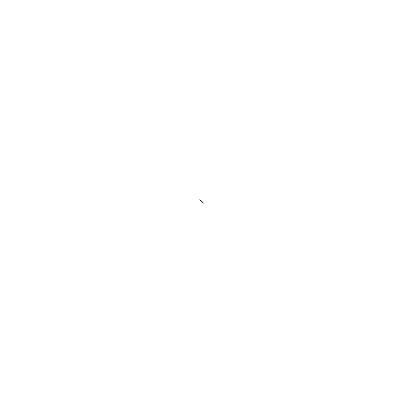
Frame 1 (no input)
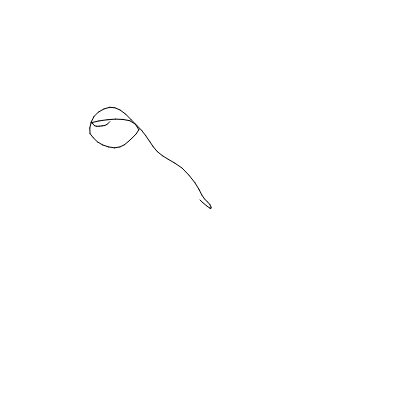
Frame 60 (no input)
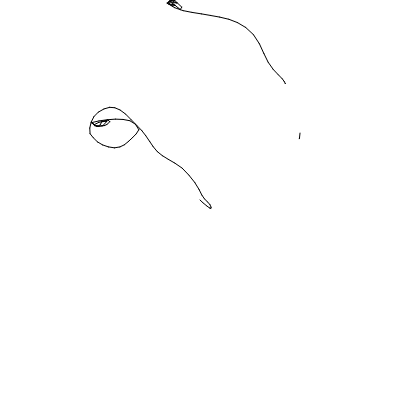
Frame 120 (the mouse pressed at the canvas centre since frame 60)

The p5.js sketch that drew these frames (run headless with seeded random() and noise() and a simulated clock; from frame 60 on, the mouse is pressed at the canvas centre):

// p5.js sketch
// ── sketch.js
let x = 200;
let y = 200;
let step = 10;
let xs = [x];
let ys = [y];
let nk=0;
let nj=0;

function setup() {
  createCanvas(400, 400);
  background(255);
}

function keyPressed() {
  loop();
}

function drawx() {
  rect(0,0,width/2,height/2);
  console.log(screenPercent());
  noLoop(); 

}
function draw() {
  let x1,
    y1,
    tries = 0;
  while (!x1 || intersectsAny(x, y, x1, y1)) {
    //x1 = x + random(-step, step);
    //y1 = y + random(-step, step);
    x1 = x + map(noise(nk+=.05),0,1,-step,step);
    y1 = y + map(noise(nj+=.06),0,1,-step,step);
    step = map(tries, 0, 50, 20, 1);

    if (++tries > 50) {
      x = random(1, width - 1);
      y = random(1, height - 1);
      let sp = screenPercent();
      if (sp >= 20) {
        noLoop();
        console.log('done');
      }
      console.log(sp);
      
      return;
    }
    
    //step = map(tries, 0, 100, 10, 1);
    //stroke(0,map(tries, 0, 100, 200, 50);
  }
  fill(0);
  line(x, y, x1, y1);
  xs.push(x1);
  ys.push(y1);
  x = x1;
  y = y1;
}

function screenPercent() {
  let count = 0,
    total = 0;
  loadPixels();
  const d = pixelDensity();

  for (let x = 0; x < width; x++) {
    for (let y = 0; y < height; y++) {
      const i = 4 * d * (y * d * width + x);
      const [r, g, b] = [pixels[i], pixels[i + 1], pixels[i + 2]];
      total++;
      if (r === 0) count++;
    }
  }
  return count / total * 100;
}

function intersectsAny(x1, y1, x2, y2) {
  if (x1 < 0 || x1 > width) return true;
  if (y1 < 0 || y1 > height) return true;
  if (x2 < 0 || x2 > width) return true;
  if (y2 < 0 || y2 > height) return true;
  for (let i = 1; i < xs.length; i++) {
    let a1 = xs[i - 1];
    let a2 = xs[i];
    let b1 = ys[i - 1];
    let b2 = ys[i];
    if (intersects(x1, y1, x2, y2, a1, b1, a2, b2)) {
      return true;
    }
  }
  return false;
}

function intersects(x1, y1, x2, y2, a1, b1, a2, b2) {
  let { A: A1, B: B1, C: C1 } = toLineEq(x1, y1, x2, y2);
  let { A: A2, B: B2, C: C2 } = toLineEq(a1, b1, a2, b2);
  let det = A1 * B2 - A2 * B1;
  if (det != 0) {
    let x = (B2 * C1 - B1 * C2) / det;
    let y = (A1 * C2 - A2 * C1) / det;
    if (
      x < min(x1, x2) ||
      x > max(x1, x2) ||
      x < min(a1, a2) ||
      x > max(a1, a2) ||
      y < min(y1, y2) ||
      y > max(y1, y2) ||
      y < min(b1, b2) ||
      y > max(b1, b2)
    )
      return;
    return { x, y };
  }
}

function toLineEq(x1, y1, x2, y2) {
  let A = y2 - y1;
  let B = x1 - x2;
  let C = A * x1 + B * y1;
  return { A, B, C };
}
